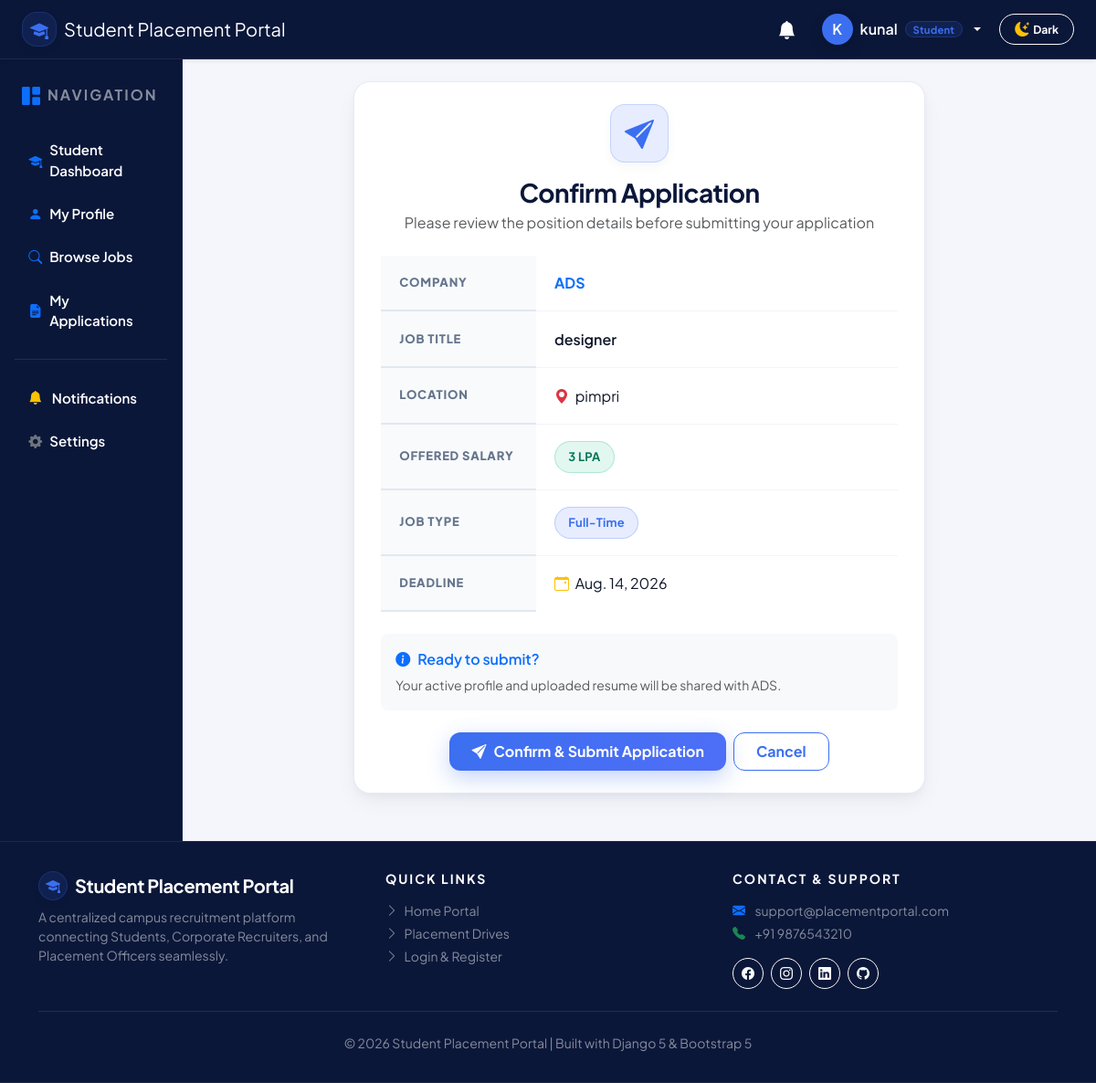
/applications/apply/4/ (signed in), run on the app's committed database.
### accounts/models.py (models this page shows, shortened)
class User(AbstractUser):
    ROLE_CHOICES = (
        ('student', 'Student'),
        ('recruiter', 'Recruiter'),
        ('officer', 'Placement Officer'),
    )
    role = models.CharField(
        max_length=20,
        choices=ROLE_CHOICES
    )
    phone = models.CharField(
        max_length=15,
        blank=True,
        null=True
    )
    profile_picture = models.ImageField(
        upload_to='profile_pictures/',
        blank=True,
        null=True
    )
    is_verified = models.BooleanField(default=False)
    created_at = models.DateTimeField(auto_now_add=True)
    updated_at = models.DateTimeField(auto_now=True)

### jobs/models.py (models this page shows, shortened)
class Job(models.Model):
    JOB_TYPE_CHOICES = (
        ('Full-Time', 'Full-Time'),
        ('Part-Time', 'Part-Time'),
        ('Internship', 'Internship'),
        ('Contract', 'Contract'),
    )
    EXPERIENCE_CHOICES = (
        ('Fresher', 'Fresher'),
        ('0-1 Years', '0-1 Years'),
        ('1-3 Years', '1-3 Years'),
        ('3-5 Years', '3-5 Years'),
        ('5+ Years', '5+ Years'),
    )
    STATUS_CHOICES = (
        ('Open', 'Open'),
        ('Closed', 'Closed'),
    )
    company = models.ForeignKey(
        Company,
        on_delete=models.CASCADE,
        related_name='jobs'
    )
    recruiter = models.ForeignKey(
        settings.AUTH_USER_MODEL,
        on_delete=models.CASCADE,
        related_name='posted_jobs'
    )
    job_title = models.CharField(max_length=150)
    job_description = models.TextField()
    required_skills = models.TextField(
        help_text="Separate skills using commas"
    )
    qualification = models.CharField(max_length=150)
    experience = models.CharField(
        max_length=20,
        choices=EXPERIENCE_CHOICES,
        default='Fresher'
    )
    job_type = models.CharField(
        max_length=20,
        choices=JOB_TYPE_CHOICES
    )
    location = models.CharField(max_length=150)
    salary = models.CharField(max_length=100)
    vacancies = models.PositiveIntegerField(default=1)
    application_deadline = models.DateField()
    target_branches = models.CharField(
        max_length=255,
        default='ALL',
        help_text="Target branches for job posting (e.g. CO,IT,AIML or ALL)"
    )
    status = models.CharField(
        max_length=10,
        choices=STATUS_CHOICES,
        default='Open'
    )
    created_at = models.DateTimeField(auto_now_add=True)
    updated_at = models.DateTimeField(auto_now=True)
    class Meta:
        ordering = ['-created_at']

### recruiters/models.py (models this page shows, shortened)
class Company(models.Model):
    company_name = models.CharField(max_length=150)
    company_email = models.EmailField(unique=True)
    company_phone = models.CharField(max_length=15)
    website = models.URLField(blank=True, null=True)
    industry = models.CharField(max_length=100)
    location = models.CharField(max_length=150)
    description = models.TextField(blank=True, null=True)
    logo = models.ImageField(upload_to='company_logos/', blank=True, null=True)
    created_at = models.DateTimeField(auto_now_add=True)
    class Meta:
        ordering = ['company_name']

### applications/views.py (the view, shortened to what this page needs)
@login_required
def apply_job(request, job_id):
    if request.user.role != "student":
        messages.error(
            request,
            "Only students can apply for jobs."
        )
        return redirect("jobs:job_list")
    student = get_object_or_404(
        Student,
        user=request.user
    )
    job = get_object_or_404(
        Job,
        id=job_id,
        status="Open"
    )
    if Application.objects.filter(
        student=student,
        job=job
    ).exists():
        messages.warning(
            request,
            "You have already applied for this job."
        )
        return redirect("applications:my_applications")
    return render(
        request,
        "applications/apply_job.html",
        {
            "job": job
        }
    )

### applications/templates/applications/apply_job.html (shortened to what this page needs)
{% extends "base.html" %}
{% block content %}
<div class="row justify-content-center">
    <div class="col-lg-8">
        <div class="spp-card text-center py-4">
            <div class="spp-stat-icon blue mx-auto mb-3" style="width:64px; height:64px; font-size:2rem;">
                <i class="bi bi-send-fill"></i>
            </div>
            <h3 class="fw-bold mb-1" style="color: var(--spp-navy);">Confirm Application</h3>
            <p class="text-muted mb-4">Please review the position details before submitting your application</p>
            <div class="text-start mb-4">
                <table class="spp-table">
                    <tbody>
                        <tr>
                            <th style="width:30%;">Company</th>
                            <td class="fw-bold text-primary">{{ job.company.company_name }}</td>
                        </tr>
                        <tr>
                            <th>Job Title</th>
                            <td class="fw-semibold">{{ job.job_title }}</td>
                        </tr>
                        <tr>
                            <th>Location</th>
                            <td><i class="bi bi-geo-alt-fill text-danger me-1"></i> {{ job.location }}</td>
                        </tr>
                        <tr>
                            <th>Offered Salary</th>
                            <td><span class="spp-pill green fw-bold">{{ job.salary }}</span></td>
                        </tr>
                        <tr>
                            <th>Job Type</th>
                            <td><span class="spp-pill blue">{{ job.job_type }}</span></td>
                        </tr>
                        <tr>
                            <th>Deadline</th>
                            <td><i class="bi bi-calendar-event text-warning me-1"></i> {{ job.application_deadline }}</td>
                        </tr>
                    </tbody>
                </table>
            </div>
            <div class="p-3 bg-light rounded-3 mb-4 text-start">
                <div class="d-flex align-items-center gap-2 text-primary fw-semibold mb-1">
                    <i class="bi bi-info-circle-fill"></i> Ready to submit?
                </div>
                <small class="text-muted">Your active profile and uploaded resume will be shared with {{ job.company.company_name }}.</small>
            </div>
            <form method="POST" class="d-inline-flex justify-content-center gap-2">
                <button type="submit" class="btn-spp-primary fs-6 px-4 py-2">
                    <i class="bi bi-send-fill"></i> Confirm & Submit Application
                </button>
                <a href="{% url 'jobs:job_detail' job.id %}" class="btn-spp-outline fs-6 px-4 py-2">
                    Cancel
                </a>
            </form>
        </div>
    </div>
</div>
{% endblock %}

### templates/includes/navbar.html (shortened to what this page needs)
<nav class="navbar navbar-expand-lg navbar-dark shadow-sm sticky-top py-2.5" style="background-color: #0B1739 !important; border-bottom: 1px solid rgba(255,255,255,0.08); z-index: 1030;">
    <div class="container-fluid px-3 px-lg-4">
        <a class="navbar-brand d-flex align-items-center gap-2 fw-extrabold" href="/">
            <div class="spp-stat-icon blue p-0" style="width: 38px; height: 38px; font-size: 1.25rem;">
                <i class="bi bi-mortarboard-fill"></i>
            </div>
            <span class="fs-5 tracking-tight text-white">Student Placement Portal</span>
        </a>
        <div class="collapse navbar-collapse" id="navbarContent">
            <ul class="navbar-nav ms-auto align-items-lg-center gap-2 mt-2 mt-lg-0">
                {% if user.is_authenticated %}
                    <li class="nav-item me-1">
                        <a class="nav-link text-white position-relative px-2 py-1" href="{% url 'accounts:notifications' %}" title="Notifications">
                            <i class="bi bi-bell-fill fs-5"></i>
                        </a>
                    </li>
                    <li class="nav-item dropdown">
                        <a class="nav-link dropdown-toggle text-white d-flex align-items-center gap-2 fw-semibold px-2 py-1" href="#" role="button" data-bs-toggle="dropdown">
                            <div class="spp-avatar border-0" style="width: 34px; height: 34px; font-size: 1rem; background: var(--spp-blue); color: #ffffff;">
                                {{ user.username|slice:":1"|upper }}
                            </div>
                            <span class="text-white">{{ user.username }}</span>
                            {% if user.role == 'student' %}
                                <span class="spp-pill blue py-0 px-2" style="font-size: 0.7rem;">Student</span>
                            {% elif user.role == 'recruiter' %}
                                <span class="spp-pill purple py-0 px-2" style="font-size: 0.7rem;">Recruiter</span>
                            {% elif user.role == 'officer' %}
                                <span class="spp-pill orange py-0 px-2" style="font-size: 0.7rem;">TPO Officer</span>
                            {% endif %}
                        </a>
                    </li>
                {% endif %}
                <li class="nav-item ms-lg-1">
                    <button class="btn btn-sm btn-outline-light rounded-pill px-3 py-1.5 d-inline-flex align-items-center justify-content-center gap-1.5 shadow-sm" id="themeToggleBtn" title="Toggle Dark/Light Theme" type="button" style="cursor: pointer;">
                        <i class="bi bi-moon-stars-fill text-warning fs-6" id="themeToggleIcon"></i>
                        <span id="themeToggleLabel" class="small fw-bold text-white ms-1">Dark</span>
                    </button>
                </li>
            </ul>
        </div>
    </div>
</nav>

### static/css/style.css (style rules this page uses)
:root { --spp-navy: #0B1739; --spp-navy-dark: #070F26; --spp-navy-light: #162650; --spp-blue: #3B6FF0; --spp-blue-dark: #2553ca; --spp-grad-start: #4F6EF7; --spp-grad-end: #8B5CF6; --spp-bg: #F4F6FB; --spp-card-bg: #FFFFFF; --spp-text-main: #0F172A; --spp-text-muted: #64748B; --spp-border: #E2E8F0; --spp-green: #10B981; --spp-green-bg: rgba(16, 185, 129, 0.1); --spp-orange: #F59E0B; --spp-orange-bg: rgba(245, 158, 11, 0.1); --spp-purple: #8B5CF6; --spp-purple-bg: rgba(139, 92, 246, 0.1); --spp-red: #EF4444; --spp-red-bg: rgba(239, 68, 68, 0.1); --spp-gray: #64748B; --spp-gray-bg: rgba(100, 116, 139, 0.1); --spp-shadow-sm: 0 2px 5px rgba(11, 23, 57, 0.04), 0 1px 2px rgba(11, 23, 57, 0.02); --spp-shadow-md: 0 10px 25px -3px rgba(11, 23, 57, 0.06), 0 4px 10px -2px rgba(11, 23, 57, 0.04); --spp-shadow-lg: 0 20px 40px -4px rgba(11, 23, 57, 0.1); --spp-shadow-glow: 0 8px 25px rgba(59, 111, 240, 0.3); }
body { background-color: var(--spp-bg); color: var(--spp-text-main); font-family: 'Plus Jakarta Sans', -apple-system, BlinkMacSystemFont, "Segoe UI", Roboto, sans-serif; min-height: 100vh; -webkit-font-smoothing: antialiased; }
h1, h2, h3, h4, h5, h6 { font-family: 'Plus Jakarta Sans', 'Outfit', sans-serif; font-weight: 700; color: var(--spp-navy); letter-spacing: -0.02em; }
.spp-card { background: var(--spp-card-bg); border-radius: 18px; border: 1px solid rgba(226, 232, 240, 0.85); box-shadow: var(--spp-shadow-md); padding: 1.85rem; margin-bottom: 1.75rem; transition: transform 0.25s ease, box-shadow 0.25s ease, border-color 0.25s ease; }
.spp-stat-icon { width: 56px; height: 56px; border-radius: 16px; display: flex; align-items: center; justify-content: center; font-size: 1.65rem; flex-shrink: 0; box-shadow: 0 4px 12px rgba(0, 0, 0, 0.04); }
.spp-stat-icon.blue { background: rgba(59, 111, 240, 0.12); color: var(--spp-blue); border: 1px solid rgba(59, 111, 240, 0.2); }
.spp-pill { display: inline-flex; align-items: center; gap: 0.4rem; padding: 0.4rem 0.9rem; border-radius: 50rem; font-size: 0.8125rem; font-weight: 700; letter-spacing: 0.2px; }
.spp-pill.blue { background: rgba(59, 111, 240, 0.12); color: var(--spp-blue); border: 1px solid rgba(59, 111, 240, 0.25); }
.spp-pill.green { background: rgba(16, 185, 129, 0.12); color: #047857; border: 1px solid rgba(16, 185, 129, 0.25); }
.btn-spp-primary { background: linear-gradient(135deg, #3B6FF0 0%, #4F6EF7 100%); color: #ffffff; border: none; border-radius: 12px; padding: 0.72rem 1.45rem; font-weight: 700; text-decoration: none; display: inline-flex; align-items: center; justify-content: center; gap: 0.5rem; box-shadow: var(--spp-shadow-glow); transition: all 0.25s cubic-bezier(0.4, 0, 0.2, 1); }
.btn-spp-outline { background-color: transparent; color: var(--spp-blue); border: 1.75px solid var(--spp-blue); border-radius: 12px; padding: 0.68rem 1.35rem; font-weight: 700; text-decoration: none; display: inline-flex; align-items: center; justify-content: center; gap: 0.5rem; transition: all 0.25s cubic-bezier(0.4, 0, 0.2, 1); }
.spp-table { width: 100%; border-collapse: separate; border-spacing: 0; }
.spp-table th { background: #F8FAFC; color: var(--spp-text-muted); font-size: 0.8125rem; font-weight: 800; text-transform: uppercase; letter-spacing: 0.06em; padding: 1.1rem 1.25rem; border-bottom: 2px solid #E2E8F0; }
.spp-table td { padding: 1.15rem 1.25rem; border-bottom: 1px solid #F1F5F9; vertical-align: middle; }
.spp-table tbody tr:last-child td { border-bottom: none; }
.spp-table tbody tr { transition: background-color 0.2s ease, transform 0.2s ease; }
.spp-avatar { width: 76px; height: 76px; border-radius: 50%; object-fit: cover; border: 3px solid #ffffff; box-shadow: 0 6px 16px rgba(0,0,0,0.12); background-color: #E2E8F0; display: inline-flex; align-items: center; justify-content: center; font-size: 1.85rem; color: var(--spp-navy); }

### data on the page
User: username "K", username "kunal"
Job: company.company_name "ADS", job_title "designer", location "pimpri", salary "3 LPA", job_type "Full-Time", application_deadline "Aug. 14, 2026"
